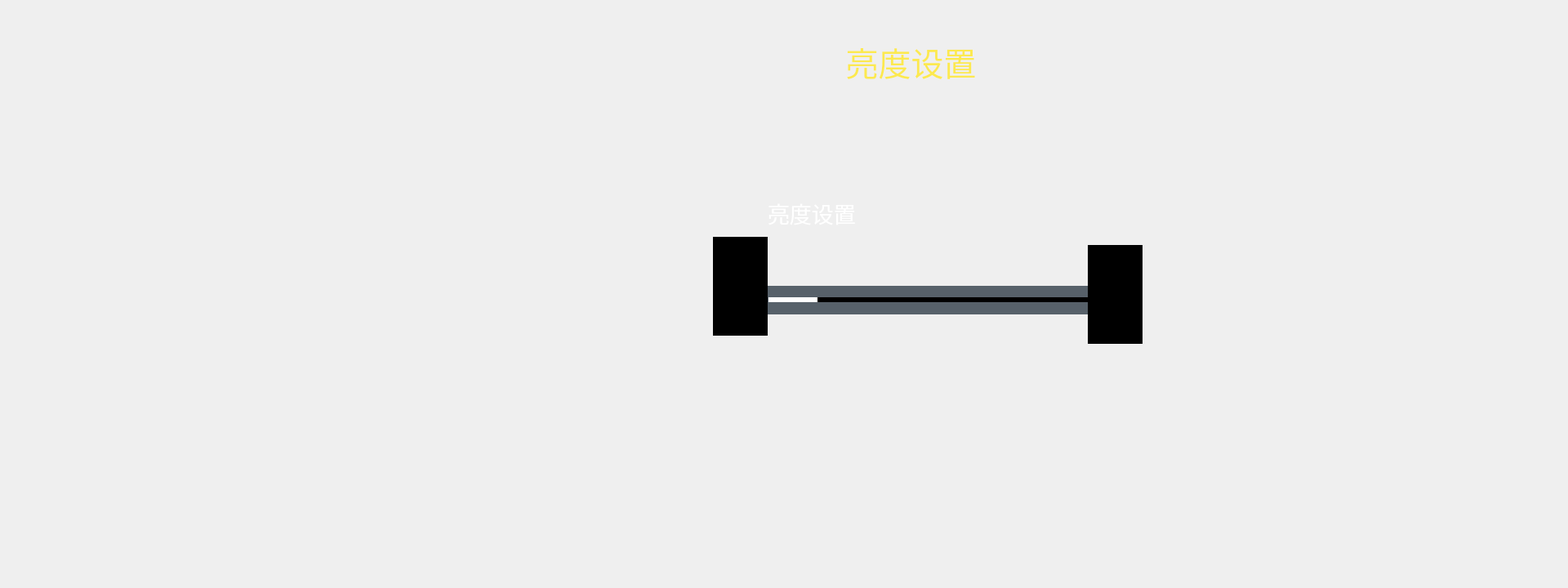
<?xml version="1.0" encoding="UTF-8"?>
<ui version="4.0">
 <class>FORM_LightSetting</class>
 <widget class="QWidget" name="FORM_LightSetting">
  <property name="geometry">
   <rect>
    <x>0</x>
    <y>0</y>
    <width>1920</width>
    <height>720</height>
   </rect>
  </property>
  <property name="windowTitle">
   <string>Form</string>
  </property>
  <property name="styleSheet">
   <string notr="true">
    QSlider{
       /*min-height:5px;
       max-height:5px;*/
       border:15px solid rgb(87, 97, 106);
     }

    QSlider::add-page:Horizontal
     {     
        background-color: transparent;
        height:4px;
     }

     QSlider::sub-page:Horizontal 
    {
        background:qlineargradient(spread:pad, x1:0, y1:0, x2:1, y2:0, stop:0 rgba(255,255,255, 255), stop:1 rgba(255,255,255, 255));
        height:4px;
     }

    QSlider::groove:Horizontal 
    {
      /* border:0px solid #999999;*/
		background-color:black;
       height:6px;
    }

    QSlider::handle:Horizontal 
    {
        height: 20px;
        width:23px;
        border-image: url(:/pic_de260/circle_white.png);
        margin:-8 0px; 
    }</string>
  </property>
  <widget class="QLabel" name="label_2">
   <property name="geometry">
    <rect>
     <x>930</x>
     <y>50</y>
     <width>371</width>
     <height>51</height>
    </rect>
   </property>
   <property name="font">
    <font>
     <family>TakaoPGothic</family>
     <pointsize>30</pointsize>
     <weight>50</weight>
     <italic>false</italic>
     <bold>false</bold>
    </font>
   </property>
   <property name="styleSheet">
    <string notr="true">color: rgb(252, 233, 79);
font: 30pt &quot;TakaoPGothic&quot;;</string>
   </property>
   <property name="text">
    <string>亮度设置</string>
   </property>
   <property name="alignment">
    <set>Qt::AlignCenter</set>
   </property>
  </widget>
  <widget class="QLabel" name="menu_4">
   <property name="enabled">
    <bool>true</bool>
   </property>
   <property name="geometry">
    <rect>
     <x>940</x>
     <y>240</y>
     <width>291</width>
     <height>41</height>
    </rect>
   </property>
   <property name="font">
    <font>
     <family>WenQuanYi Zen Hei</family>
     <pointsize>20</pointsize>
     <weight>50</weight>
     <italic>false</italic>
     <bold>false</bold>
    </font>
   </property>
   <property name="autoFillBackground">
    <bool>false</bool>
   </property>
   <property name="styleSheet">
    <string notr="true">color: white;
font: 20pt &quot;WenQuanYi Zen Hei&quot;;</string>
   </property>
   <property name="text">
    <string>亮度设置</string>
   </property>
   <property name="scaledContents">
    <bool>false</bool>
   </property>
   <property name="alignment">
    <set>Qt::AlignLeading|Qt::AlignLeft|Qt::AlignVCenter</set>
   </property>
  </widget>
  <widget class="QSlider" name="horizontalSlider">
   <property name="geometry">
    <rect>
     <x>926</x>
     <y>350</y>
     <width>421</width>
     <height>35</height>
    </rect>
   </property>
   <property name="styleSheet">
    <string notr="true"/>
   </property>
   <property name="value">
    <number>15</number>
   </property>
   <property name="sliderPosition">
    <number>15</number>
   </property>
   <property name="orientation">
    <enum>Qt::Horizontal</enum>
   </property>
   <property name="invertedAppearance">
    <bool>false</bool>
   </property>
   <property name="invertedControls">
    <bool>false</bool>
   </property>
   <property name="tickPosition">
    <enum>QSlider::NoTicks</enum>
   </property>
  </widget>
  <widget class="QLabel" name="label_3">
   <property name="geometry">
    <rect>
     <x>1290</x>
     <y>50</y>
     <width>81</width>
     <height>51</height>
    </rect>
   </property>
   <property name="font">
    <font>
     <family>TakaoPGothic</family>
     <pointsize>30</pointsize>
     <weight>50</weight>
     <italic>false</italic>
     <bold>false</bold>
    </font>
   </property>
   <property name="styleSheet">
    <string notr="true"/>
   </property>
   <property name="text">
    <string/>
   </property>
   <property name="pixmap">
    <pixmap resource="resources.qrc">:/ico_260/917.png</pixmap>
   </property>
   <property name="scaledContents">
    <bool>false</bool>
   </property>
   <property name="alignment">
    <set>Qt::AlignCenter</set>
   </property>
  </widget>
  <widget class="QLabel" name="label">
   <property name="geometry">
    <rect>
     <x>873</x>
     <y>290</y>
     <width>67</width>
     <height>121</height>
    </rect>
   </property>
   <property name="styleSheet">
    <string notr="true">background-color: rgb(0, 0, 0);</string>
   </property>
   <property name="text">
    <string/>
   </property>
  </widget>
  <widget class="QLabel" name="label_4">
   <property name="geometry">
    <rect>
     <x>1332</x>
     <y>300</y>
     <width>67</width>
     <height>121</height>
    </rect>
   </property>
   <property name="styleSheet">
    <string notr="true">background-color: rgb(0, 0, 0);</string>
   </property>
   <property name="text">
    <string/>
   </property>
  </widget>
  <widget class="QLabel" name="label_5">
   <property name="geometry">
    <rect>
     <x>950</x>
     <y>320</y>
     <width>15</width>
     <height>15</height>
    </rect>
   </property>
   <property name="text">
    <string/>
   </property>
   <property name="pixmap">
    <pixmap resource="resources.qrc">:/pic_de260/sun_white.png</pixmap>
   </property>
   <property name="scaledContents">
    <bool>true</bool>
   </property>
  </widget>
  <widget class="QLabel" name="label_6">
   <property name="geometry">
    <rect>
     <x>1300</x>
     <y>313</y>
     <width>30</width>
     <height>30</height>
    </rect>
   </property>
   <property name="text">
    <string/>
   </property>
   <property name="pixmap">
    <pixmap resource="resources.qrc">:/pic_de260/sun_white.png</pixmap>
   </property>
  </widget>
 </widget>
 <resources>
  <include location="resources.qrc"/>
 </resources>
 <connections/>
</ui>
